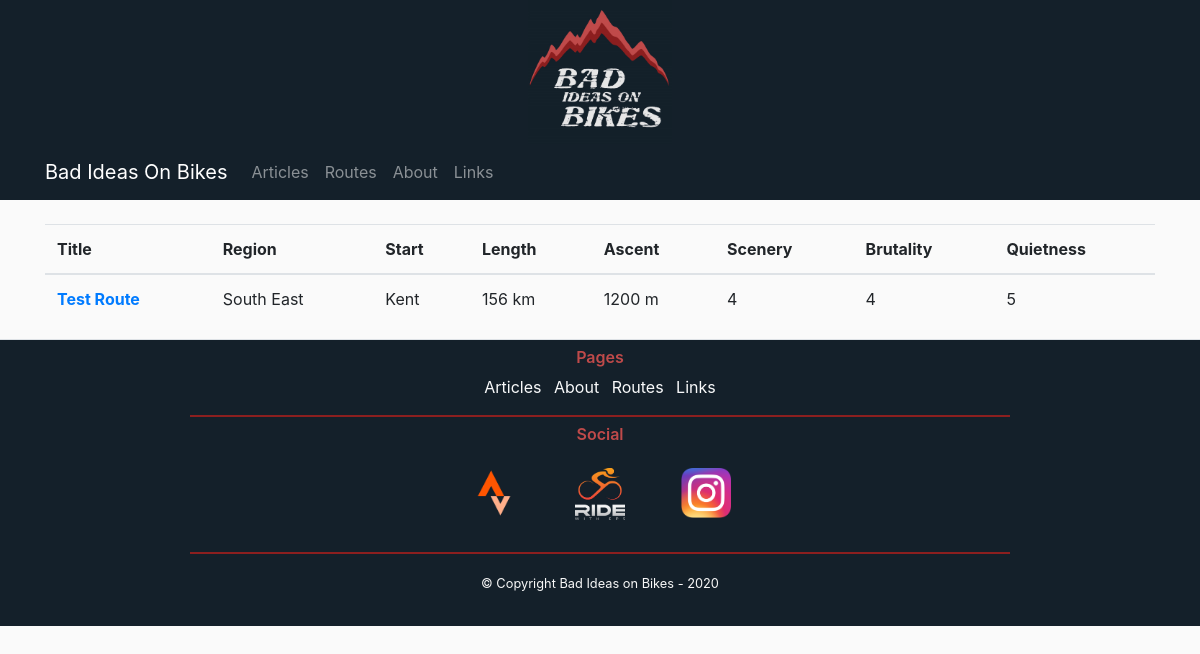
Page /routes on the earlier database version.
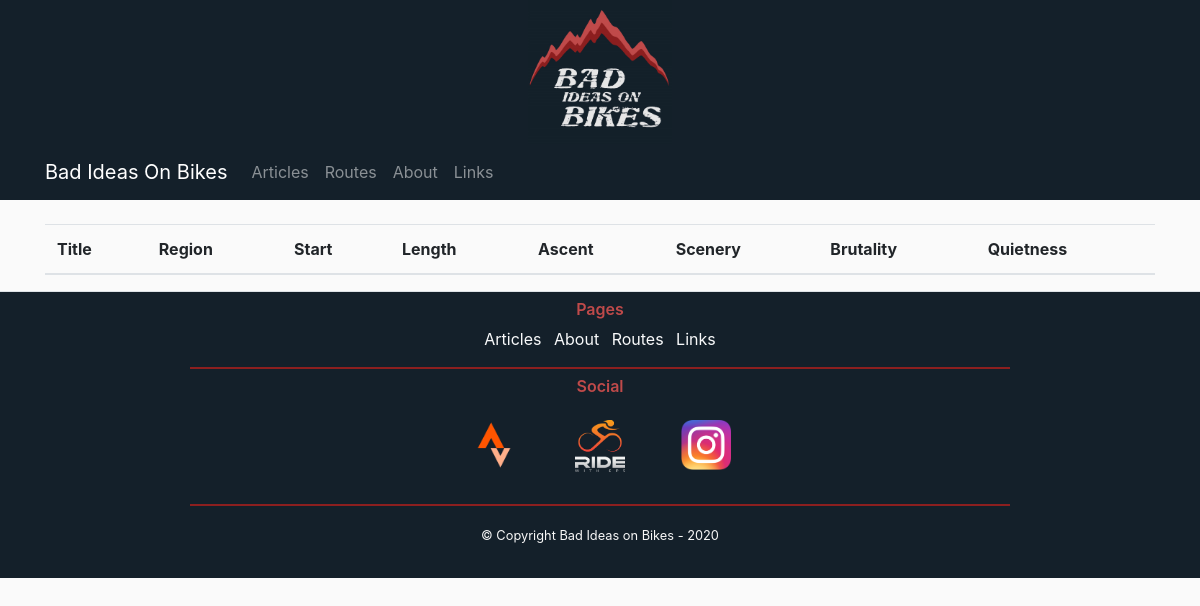
Same page on the later database version.
### flaskbiob/models.py (models this page shows)
class Routes(db.Model):
    id = db.Column(db.Integer, primary_key=True)
    title = db.Column(db.String(100), nullable=False)
    region = db.Column(db.String(100), nullable=False)
    starting_location = db.Column(db.String(100), nullable=False)
    starting_coordinates = db.Column(db.String(100), nullable=False)
    length = db.Column(db.Integer, nullable=False)
    ascent = db.Column(db.Integer, nullable=False)
    scenery = db.Column(db.Integer, nullable=False)
    brutality = db.Column(db.Integer, nullable=False)
    quietness = db.Column(db.Integer, nullable=False)
    description = db.Column(db.Text, nullable=False)
    link = db.Column(db.String(100), nullable=False)
    post = db.Column(db.Integer, db.ForeignKey("posts.id"), nullable=True)
    user = db.Column(db.Integer, db.ForeignKey("users.id"), nullable=False)

### flaskbiob/routes/routes.py (the view)
@routes.route("/routes")
def routesPage():
    my_routes = Routes.query.all()
    for route in my_routes:
        print(route.title)
    return render_template("Routes.html", my_routes=my_routes)

### flaskbiob/templates/Routes.html
{% extends "BASE.html" %}
{% block content %}
    <div class="row">
        <div class="col-md-12">
            <table class="table">
                <thead>
                    <tr>
                        <th scope="col">Title</th>
                        <th scope="col">Region</th>
                        <th scope="col">Start</th>
                        <th scope="col">Length</th>
                        <th scope="col">Ascent</th>
                        <th scope="col">Scenery</th>
                        <th scope="col">Brutality</th>
                        <th scope="col">Quietness</th>
                    </tr>
                </thead>
                <tbody>
                {% for route in my_routes %}
                    <tr>
                        <th scope="row"><a href="{{ url_for('posts.postPage', post_id=route.post) }}">{{ route.title }}</a></th>
                        <td>{{ route.region }}</td>
                        <td>{{ route.starting_location }}</td>
                        <td>{{ route.length }} km</td>
                        <td>{{ route.ascent }} m</td>
                        <td>{{ route.scenery }}</td>
                        <td>{{ route.brutality }}</td>
                        <td>{{ route.quietness }}</td>
                    </tr>
                {% endfor %}
                </tbody>
            </table>
        </div>
    </div>
{% endblock content %}

### flaskbiob/templates/BASE.html (shortened to what this page needs)
<!DOCTYPE html>
<html lang="en">
<head>
    <link rel="stylesheet" href="https://stackpath.bootstrapcdn.com/bootstrap/4.5.2/css/bootstrap.min.css">
    <link rel="stylesheet" type="text/css" href="{{ url_for('static', filename='main.css') }}">
</head>
    <body>
    <div class="banner-top"><img src="{{ url_for('static', filename='BIOB_Dark_Square_SM.jpg') }}" class="mx-auto d-block img-fluid"></div>
    <nav class="navbar navbar-expand-lg sticky-top navbar-dark bg-custom mb-4">
        <div class="container">
              <a class="navbar-brand" href="{{ url_for('main.homePage') }}">Bad Ideas On Bikes</a>
              <div class="collapse navbar-collapse" id="navbarNav">
                <ul class="navbar-nav">
                  <li class="nav-item {% if request.endpoint == 'main.homePage' %} active {% endif %}">
                    <a class="nav-link" href="{{ url_for('main.homePage') }}">Articles <span class="sr-only">(current)</span></a>
                  </li>
                    <li class="nav-item {% if request.endpoint == 'main.routesPage' %} active {% endif %}">
                    <a class="nav-link" href="{{ url_for('routes.routesPage') }}">Routes</a>
                  </li>
                  <li class="nav-item {% if request.endpoint == 'main.aboutPage' %} active {% endif %}">
                    <a class="nav-link" href="{{ url_for('main.aboutPage') }}">About</a>
                  </li>
                  <li class="nav-item {% if request.endpoint == 'main.linkPage' %} active {% endif %}">
                    <a class="nav-link" href="#">Links</a>
                  </li>
                </ul>
              </div>
        </div>
    </nav>
    <div class="container">
            {% block content %}
            {% endblock content %}
    </div>
        <div class="row">
            <div class="container-fluid border-top" id="footer">
                <div class="row footer-links text-center mt-2">
                    <div class="col-md-2"></div>
                    <div class="col-md-8 border-bottom bdrbottom pb-3">
                        <h6 class="text-center">Pages</h6>
                        <a class="text-light text-decoration-none mr-2" href="{{ url_for('main.homePage') }}">Articles</a>
                        <a class="text-light text-decoration-none mr-2" href="{{ url_for('main.aboutPage') }}">About</a>
                        <a class="text-light text-decoration-none mr-2" href="">Routes</a>
                        <a class="text-light" href="">Links</a>
                    </div>
                    <div class="col-md-2"></div>
                </div>
                <div class="row mt-2">
                    <div class="col-md-2"></div>
                    <div class="col-md-8 border-bottom bdrbottom pb-3">
                        <div><h6 class="text-center">Social</h6></div>
                        <div class="d-flex justify-content-center">
                            <a href="" class="image-link-gs mr-4"><img src="{{ url_for('static', filename='icons/strava.png') }}" class="button-icon m-3"></a>
                            <a href="" class="image-link-gs mr-4"><img src="{{ url_for('static', filename='icons/RWGPS.png') }}" class="button-icon m-3"></a>
                            <a href="" class="image-link-gs"><img src="{{ url_for('static', filename='icons/small_instagram.png') }}" class="button-icon m-3"></a>
                        </div>
                    </div>
                    <div class="col-md-2"></div>
                </div>
                <div class="row">
                    <div class="col-12 p-3">
                        <p class="footer-text text-center copyright"><small>© Copyright Bad Ideas on Bikes - 2020</small></p>
                    </div>
                </div>
            </div>
        </div>
    </body>
</html>

### flaskbiob/static/main.css (style rules this page uses)
body { background: #fafafa; color: #333333; }
h1, h2, h3, h4, h5, h6 { color: #444444; }
.bg-custom { background-color: #14202a; }
#footer { background-color: #14202a; }
.footer-text { color: #f7f7f7; }
.button-icon { max-width: 50px; }
#footer h6 { color: #BF4A4A; font-weight: 600; }
.bdrbottom { border-width:2px !important; border-color: #8c1f1f !important; }
.banner-top { background-color: #14202a; }
.banner-top img { max-width: 12%; min-width: 10%; height: auto; }

Differences in the rows shown:
removed Routes: title "Test Route", region "South East", starting_location "Kent", length "156", ascent "1200", scenery "4", brutality "4", quietness "5"
